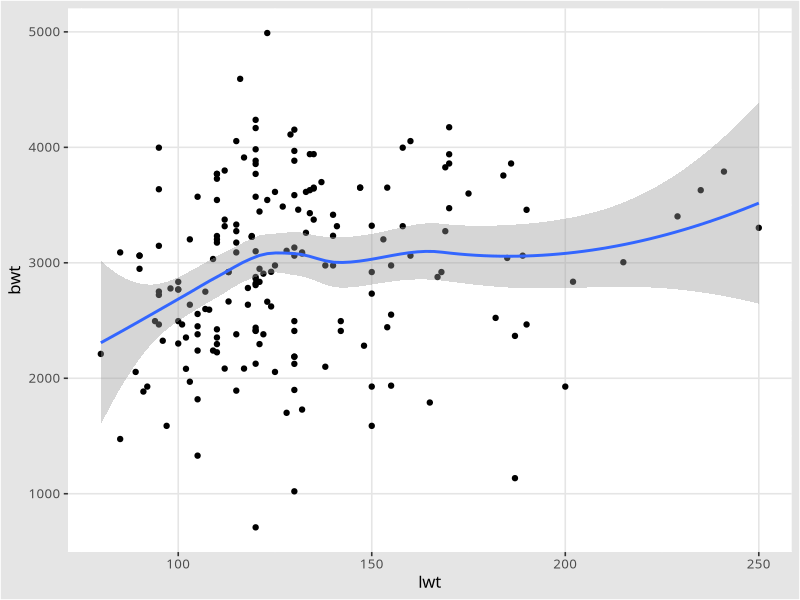
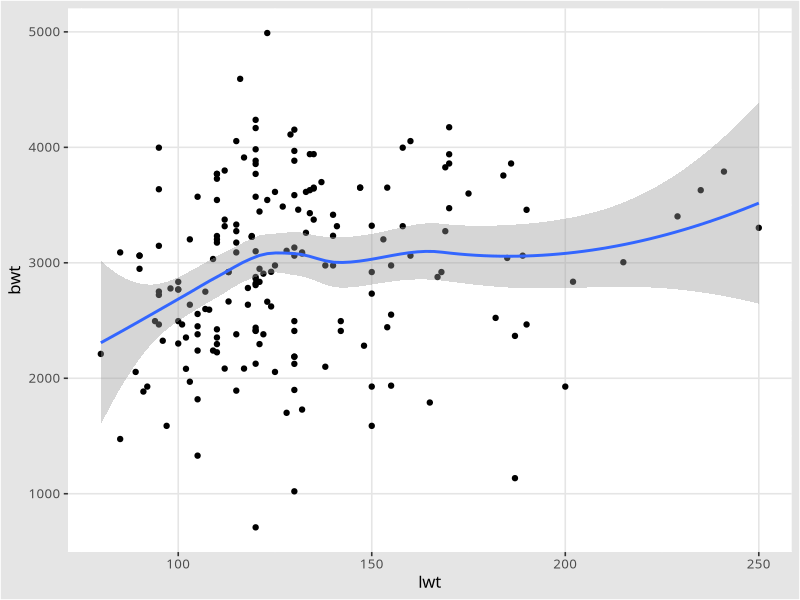

Recreate these plots in R, in order.
## Time-stamp: <2017-11-09 18:50:17 chl>

## R script to manage figures in 03-graphics.pdf

library(ggplot2)
library(ggthemes)
library(MASS)

## Simple scatterplot with lowess smoother
p <- ggplot(data = birthwt, aes(x = lwt, y = bwt))
p <- p + geom_point() + geom_smooth(method = "auto")
p + theme_igray(base_family = "Fira Sans", base_size = 12)
ggsave("~/git/rstats-esme/assets/fig_layer.png",
       width = 4, height = 4*0.618, dpi = 300, bg = "transparent")
